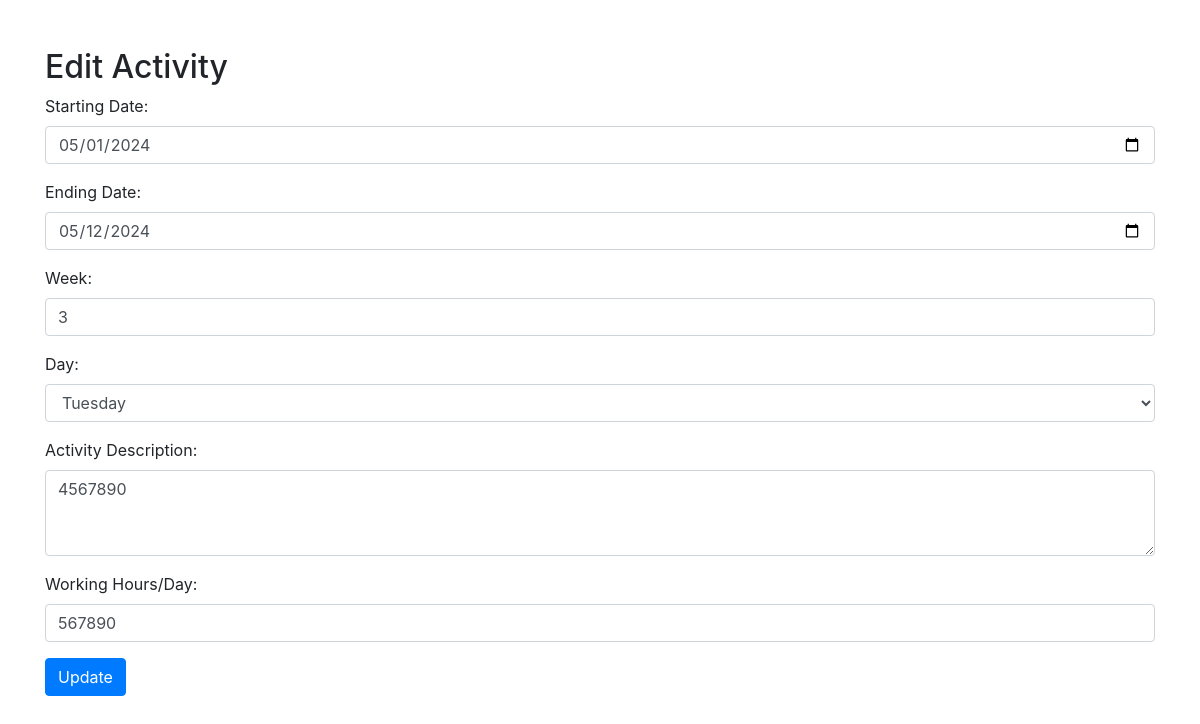
The app's page /secure/edit_activity.php?id=6 with its own data.
### tables this page shows
CREATE TABLE `activities` (
  `id` int(11) NOT NULL,
  `start_date` date NOT NULL,
  `end_date` date NOT NULL,
  `week` int(11) NOT NULL,
  `day` varchar(10) NOT NULL,
  `description` text NOT NULL,
  `working_hours` int(11) NOT NULL
);

### secure/edit_activity.php (the view, shortened to what this page needs)
<?php
$servername = "localhost";
$username = "root";
$password = "";
$dbname = "logbook";
$conn = new mysqli($servername, $username, $password, $dbname);
$id = $_GET['id'];
$sql = "SELECT * FROM activities WHERE id=$id";
$result = $conn->query($sql);
$row = $result->fetch_assoc();
?>
<!DOCTYPE html>
<html lang="en">
<head>
    <link href="https://stackpath.bootstrapcdn.com/bootstrap/4.3.1/css/bootstrap.min.css" rel="stylesheet">
</head>
<body>
<div class="container">
    <h2 class="mt-5">Edit Activity</h2>
    <form action="update_activity.php" method="post">
        <div class="form-group">
            <label for="start_date">Starting Date:</label>
            <input type="date" class="form-control" id="start_date" name="start_date" value="<?php echo $row['start_date']; ?>" required>
        </div>
        <div class="form-group">
            <label for="end_date">Ending Date:</label>
            <input type="date" class="form-control" id="end_date" name="end_date" value="<?php echo $row['end_date']; ?>" required>
        </div>
        <div class="form-group">
            <label for="week">Week:</label>
            <input type="number" class="form-control" id="week" name="week" value="<?php echo $row['week']; ?>" required>
        </div>
        <div class="form-group">
            <label for="day">Day:</label>
            <select class="form-control" id="day" name="day" required>
                <option <?php if ($row['day'] == "Tuesday") echo "selected"; ?>>Tuesday</option>
            </select>
        </div>
        <div class="form-group">
            <label for="description">Activity Description:</label>
            <textarea class="form-control" id="description" name="description" rows="3" required><?php echo $row['description']; ?></textarea>
        </div>
        <div class="form-group">
            <label for="working_hours">Working Hours/Day:</label>
            <input type="number" class="form-control" id="working_hours" name="working_hours" value="<?php echo $row['working_hours']; ?>" required>
        </div>
        <button type="submit" class="btn btn-primary">Update</button>
    </form>
</div>
</body>
</html>

### records on screen
activities: start_date "05/01/2024", end_date "05/12/2024", week "3", day "Tuesday", description "4567890", working_hours "567890"
